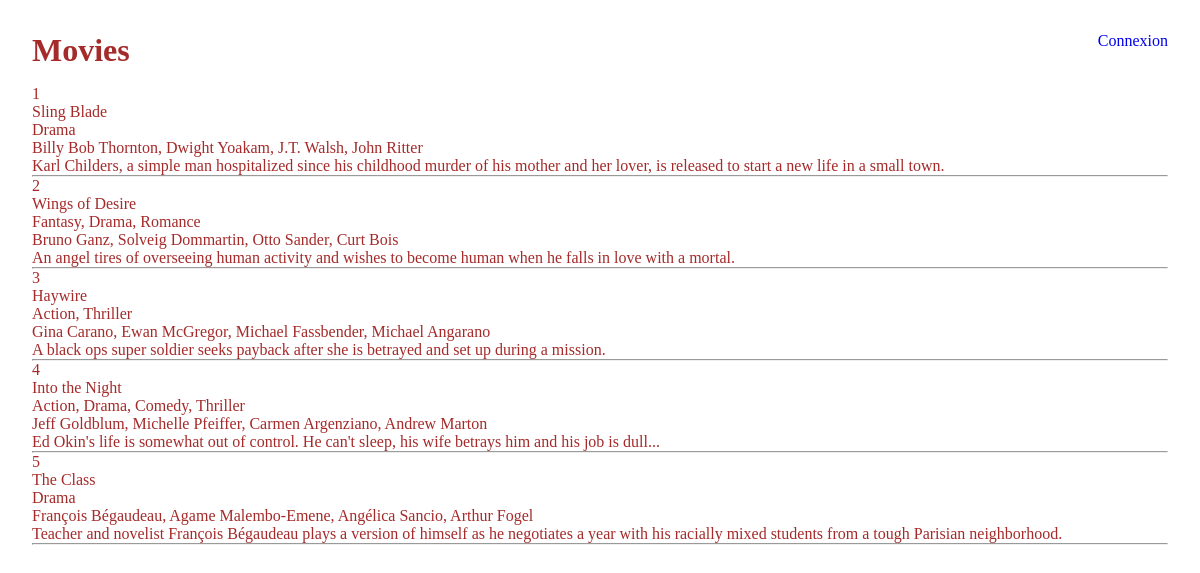
The page / on the database its author committed.
### tables this page shows
CREATE TABLE IF NOT EXISTS `movies_full` (
  `id` int NOT NULL AUTO_INCREMENT,
  `slug` varchar(255) NOT NULL,
  `title` text NOT NULL,
  `year` int NOT NULL,
  `genres` varchar(255) DEFAULT NULL,
  `plot` text,
  `directors` varchar(255) DEFAULT NULL,
  `cast` varchar(255) DEFAULT NULL,
  `writers` varchar(255) DEFAULT NULL,
  `runtime` int DEFAULT NULL,
  `mpaa` varchar(25) DEFAULT NULL,
  `rating` smallint NOT NULL,
  `popularity` int DEFAULT NULL,
  `modified` datetime NOT NULL,
  `created` datetime DEFAULT NULL,
  `poster_flag` tinyint(1) NOT NULL DEFAULT '0',
  PRIMARY KEY (`id`)
);

### index.php (called while the page is built, shortened)
<?php
require './inc/fonctions.php';
require './view/index.view.php';

### inc/fonctions.php (called while the page is built, shortened)
<?php
function getMovieLimit($valeur)
{
    global $conn;
    $sqlRequest = "SELECT * FROM movies_full LIMIT :valeur";
    $resultat = $conn->prepare($sqlRequest);
    $resultat->bindValue(':valeur', $valeur, PDO::PARAM_INT);
    $resultat->execute();
    return $resultat->fetchAll();
}

### view/index.view.php (the view)
<?php
require './partials/head.php';
$i=1;
foreach(getMovieLimit(5) as $film)
{
    echo $i . '<br>';
    echo $film['title'] . '<br>';
    echo $film['genres'] . '<br>';
    echo $film['cast'] . '<br>';
    echo $film['plot'] . '<br>';
    echo '<hr>';
    $i++;
}
require './partials/foot.php';

### partials/head.php (shortened to what this page needs)
<!DOCTYPE html>
<html lang="en">
<head>
    <link rel="stylesheet" href="./assets/css/style.css">
</head>
<body>
    <header class="header">
        <h1>Movies</h1>
        <nav>
            <ul>
                <li><a href="./login/">Connexion</a></li>
            </ul>
        </nav>
    </header>

### partials/foot.php
</body>
</html>

### assets/css/style.css (style rules this page uses)
* { box-sizing: border-box; margin: 0; padding: 0; }
body { font-family: Verdana; font-size: 1rem; color:brown; padding: 2rem; }
a { text-decoration: none; }
ul,li { list-style-type: none; }
.header { display: flex; vertical-align: center; justify-content: space-between; margin-bottom: 1rem; }

### rows shown on the page
movies_full: title "Sling Blade", genres "Drama", cast "Billy Bob Thornton, Dwight Yoakam, J.T. Walsh, John Ritter", plot "Karl Childers, a simple man hospitalized since his childhood murder of his mother and her lover, is released to start a new life in a small town."
movies_full: title "Wings of Desire", genres "Fantasy, Drama, Romance", cast "Bruno Ganz, Solveig Dommartin, Otto Sander, Curt Bois", plot "An angel tires of overseeing human activity and wishes to become human when he falls in love with a mortal."
movies_full: title "Haywire", genres "Action, Thriller", cast "Gina Carano, Ewan McGregor, Michael Fassbender, Michael Angarano", plot "A black ops super soldier seeks payback after she is betrayed and set up during a mission."
movies_full: title "Into the Night", genres "Action, Drama, Comedy, Thriller", cast "Jeff Goldblum, Michelle Pfeiffer, Carmen Argenziano, Andrew Marton", plot "Ed Okin's life is somewhat out of control. He can't sleep, his wife betrays him and his job is dull..."
movies_full: title "The Class", genres "Drama", cast "François Bégaudeau, Agame Malembo-Emene, Angélica Sancio, Arthur Fogel", plot "Teacher and novelist François Bégaudeau plays a version of himself as he negotiates a year with his racially mixed students from a tough Parisian neighborhood."
